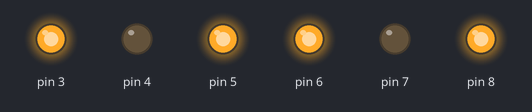
A sketch run on a simulated Arduino Uno, built with avr-gcc and run on an emulated ATmega328P. Shown: output pins drawn as LEDs (lit = HIGH).

Above: at 0.1 s.
Timing chart, 0 to 1.6 s (numbered marks = the images above):
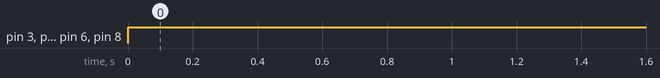

The sketch:

h-bridge-robot-test.ino
```cpp
void setup()
{
  for (int i = 3; i < 9; i++)
    pinMode(i, OUTPUT);
}

void loop()
{
  digitalWrite(5, HIGH);
  digitalWrite(3, HIGH);
  digitalWrite(4, LOW);

  digitalWrite(6, HIGH);
  digitalWrite(7, LOW);
  digitalWrite(8, HIGH);
}
```

Measured:
- by itself, pin 3, pin 5, pin 6, pin 8: LOW → HIGH at 0.00 s
